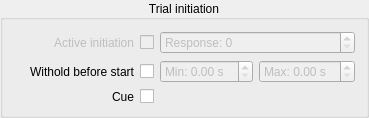
                    <widget class="QGroupBox" name="groupBox_3">
                     <property name="sizePolicy">
                      <sizepolicy hsizetype="Preferred" vsizetype="Expanding">
                       <horstretch>0</horstretch>
                       <verstretch>0</verstretch>
                      </sizepolicy>
                     </property>
                     <property name="minimumSize">
                      <size>
                       <width>0</width>
                       <height>0</height>
                      </size>
                     </property>
                     <property name="title">
                      <string>Trial initiation</string>
                     </property>
                     <property name="alignment">
                      <set>Qt::AlignCenter</set>
                     </property>
                     <layout class="QHBoxLayout" name="horizontalLayout_18">
                      <item>
                       <layout class="QGridLayout" name="gridLayout_2">
                        <item row="0" column="0">
                         <layout class="QGridLayout" name="gridLayout_12">
                          <item row="0" column="0">
                           <widget class="QLabel" name="label_11">
                            <property name="enabled">
                             <bool>false</bool>
                            </property>
                            <property name="sizePolicy">
                             <sizepolicy hsizetype="Fixed" vsizetype="Preferred">
                              <horstretch>0</horstretch>
                              <verstretch>0</verstretch>
                             </sizepolicy>
                            </property>
                            <property name="minimumSize">
                             <size>
                              <width>120</width>
                              <height>0</height>
                             </size>
                            </property>
                            <property name="text">
                             <string>Active initiation</string>
                            </property>
                            <property name="alignment">
                             <set>Qt::AlignRight|Qt::AlignTrailing|Qt::AlignVCenter</set>
                            </property>
                           </widget>
                          </item>
                          <item row="1" column="0">
                           <widget class="QLabel" name="label_2">
                            <property name="sizePolicy">
                             <sizepolicy hsizetype="Fixed" vsizetype="Preferred">
                              <horstretch>0</horstretch>
                              <verstretch>0</verstretch>
                             </sizepolicy>
                            </property>
                            <property name="minimumSize">
                             <size>
                              <width>120</width>
                              <height>0</height>
                             </size>
                            </property>
                            <property name="text">
                             <string>Withold before start</string>
                            </property>
                            <property name="alignment">
                             <set>Qt::AlignRight|Qt::AlignTrailing|Qt::AlignVCenter</set>
                            </property>
                           </widget>
                          </item>
                          <item row="0" column="1">
                           <layout class="QHBoxLayout" name="horizontalLayout_23">
                            <item>
                             <widget class="QCheckBox" name="activeInitiation_checkBox">
                              <property name="enabled">
                               <bool>false</bool>
                              </property>
                              <property name="sizePolicy">
                               <sizepolicy hsizetype="Minimum" vsizetype="Preferred">
                                <horstretch>0</horstretch>
                                <verstretch>0</verstretch>
                               </sizepolicy>
                              </property>
                              <property name="minimumSize">
                               <size>
                                <width>0</width>
                                <height>0</height>
                               </size>
                              </property>
                              <property name="text">
                               <string/>
                              </property>
                             </widget>
                            </item>
                            <item>
                             <widget class="QDoubleSpinBox" name="activeInitiationRespRe_checkBox">
                              <property name="enabled">
                               <bool>false</bool>
                              </property>
                              <property name="sizePolicy">
                               <sizepolicy hsizetype="Expanding" vsizetype="Preferred">
                                <horstretch>0</horstretch>
                                <verstretch>0</verstretch>
                               </sizepolicy>
                              </property>
                              <property name="minimumSize">
                               <size>
                                <width>0</width>
                                <height>0</height>
                               </size>
                              </property>
                              <property name="prefix">
                               <string>Response: </string>
                              </property>
                              <property name="decimals">
                               <number>0</number>
                              </property>
                             </widget>
                            </item>
                           </layout>
                          </item>
                          <item row="1" column="1">
                           <layout class="QHBoxLayout" name="horizontalLayout_10">
                            <item>
                             <widget class="QCheckBox" name="witholdBeforeStim_CheckBox">
                              <property name="sizePolicy">
                               <sizepolicy hsizetype="Preferred" vsizetype="Preferred">
                                <horstretch>0</horstretch>
                                <verstretch>0</verstretch>
                               </sizepolicy>
                              </property>
                              <property name="minimumSize">
                               <size>
                                <width>0</width>
                                <height>0</height>
                               </size>
                              </property>
                              <property name="focusPolicy">
                               <enum>Qt::StrongFocus</enum>
                              </property>
                              <property name="text">
                               <string/>
                              </property>
                             </widget>
                            </item>
                            <item>
                             <widget class="QDoubleSpinBox" name="witholdBeforeStimMin_SpinBox">
                              <property name="enabled">
                               <bool>false</bool>
                              </property>
                              <property name="sizePolicy">
                               <sizepolicy hsizetype="Expanding" vsizetype="Preferred">
                                <horstretch>0</horstretch>
                                <verstretch>0</verstretch>
                               </sizepolicy>
                              </property>
                              <property name="minimumSize">
                               <size>
                                <width>0</width>
                                <height>0</height>
                               </size>
                              </property>
                              <property name="focusPolicy">
                               <enum>Qt::StrongFocus</enum>
                              </property>
                              <property name="prefix">
                               <string>Min: </string>
                              </property>
                              <property name="suffix">
                               <string> s</string>
                              </property>
                             </widget>
                            </item>
                            <item>
                             <widget class="QDoubleSpinBox" name="witholdBeforeStimMax_SpinBox">
                              <property name="enabled">
                               <bool>false</bool>
                              </property>
                              <property name="sizePolicy">
                               <sizepolicy hsizetype="Expanding" vsizetype="Preferred">
                                <horstretch>0</horstretch>
                                <verstretch>0</verstretch>
                               </sizepolicy>
                              </property>
                              <property name="minimumSize">
                               <size>
                                <width>0</width>
                                <height>0</height>
                               </size>
                              </property>
                              <property name="focusPolicy">
                               <enum>Qt::StrongFocus</enum>
                              </property>
                              <property name="prefix">
                               <string>Max: </string>
                              </property>
                              <property name="suffix">
                               <string> s</string>
                              </property>
                             </widget>
                            </item>
                           </layout>
                          </item>
                          <item row="2" column="0">
                           <widget class="QLabel" name="label_22">
                            <property name="sizePolicy">
                             <sizepolicy hsizetype="Fixed" vsizetype="Preferred">
                              <horstretch>0</horstretch>
                              <verstretch>0</verstretch>
                             </sizepolicy>
                            </property>
                            <property name="minimumSize">
                             <size>
                              <width>120</width>
                              <height>0</height>
                             </size>
                            </property>
                            <property name="text">
                             <string>Cue</string>
                            </property>
                            <property name="alignment">
                             <set>Qt::AlignRight|Qt::AlignTrailing|Qt::AlignVCenter</set>
                            </property>
                           </widget>
                          </item>
                          <item row="2" column="1">
                           <layout class="QHBoxLayout" name="horizontalLayout_9">
                            <item>
                             <widget class="QCheckBox" name="cueTrial_CheckBox">
                              <property name="sizePolicy">
                               <sizepolicy hsizetype="Minimum" vsizetype="Preferred">
                                <horstretch>0</horstretch>
                                <verstretch>0</verstretch>
                               </sizepolicy>
                              </property>
                              <property name="minimumSize">
                               <size>
                                <width>0</width>
                                <height>0</height>
                               </size>
                              </property>
                              <property name="focusPolicy">
                               <enum>Qt::StrongFocus</enum>
                              </property>
                              <property name="text">
                               <string/>
                              </property>
                             </widget>
                            </item>
                           </layout>
                          </item>
                         </layout>
                        </item>
                       </layout>
                      </item>
                     </layout>
                    </widget>
